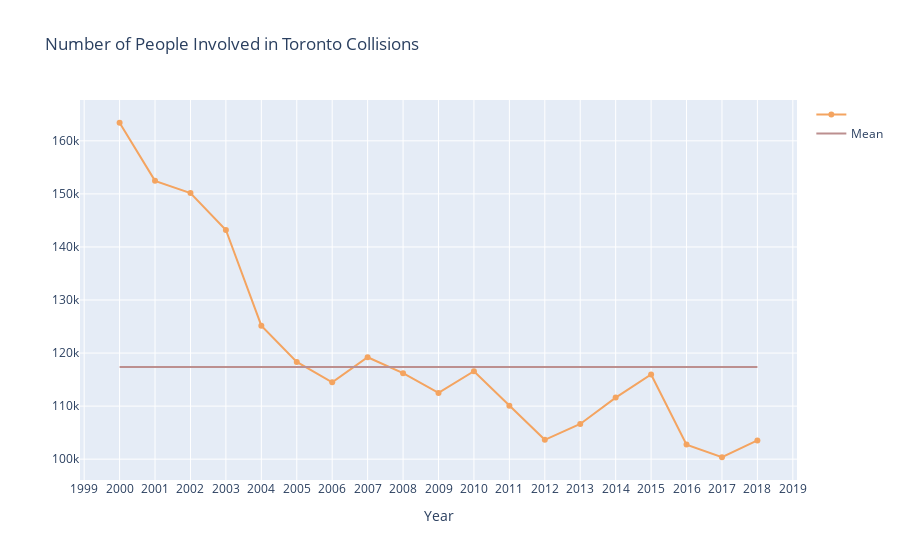

Notebook cell for this chart:
### Code cell
fig = go.Figure()
# Add traces
fig.add_trace(go.Scatter(x=dfE_g[dfE_g['year']!=2019]['year'], y=dfE_g['# involved'], # all years except 2019!
                         mode='lines+markers',
                         name='',
                         line_color='sandybrown'))
dfE_g['mean # involved'] = dfE_g['# involved'].mean()
fig.add_trace(go.Scatter(x=dfE_g[dfE_g['year']!=2019]['year'], y=dfE_g['mean # involved'],  # all years except 2019!
                         mode='lines',
                         name='Mean',
                         line_color='rosybrown'))
fig.update_layout(title='Number of People Involved in Toronto Collisions',
                  xaxis=dict(
                      title='Year',
                      tickmode = 'linear',
                      tick0 = 2000,
                      dtick = 1), 
                  yaxis=dict(
                      title='',
                      tickmode = 'linear',
                      tick0 = 60000,
                      dtick = 10000))
fig.show()

### Figure 1 — Plotly figure (JSON) as saved in the notebook; plotly's stock layout.template omitted (floating-point values rounded to 4 significant figures)
{"data": [{"name": "", "mode": "lines+markers", "y": [163410, 152461, 150161, 143195, 125153, 118332, 114488, 119209, 116204, 112487, 116574, 110071, 103646, 106640, 111605, 115969, 102742, 100362, 103527, 60762], "x": [2000, 2001, 2002, 2003, 2004, 2005, 2006, 2007, 2008, 2009, 2010, 2011, 2012, 2013, 2014, 2015, 2016, 2017, 2018], "line": {"color": "sandybrown"}, "type": "scatter"}, {"name": "Mean", "mode": "lines", "y": [117300.0, 117300.0, 117300.0, 117300.0, 117300.0, 117300.0, 117300.0, 117300.0, 117300.0, 117300.0, 117300.0, 117300.0, 117300.0, 117300.0, 117300.0, 117300.0, 117300.0, 117300.0, 117300.0, 117300.0], "x": [2000, 2001, 2002, 2003, 2004, 2005, 2006, 2007, 2008, 2009, 2010, 2011, 2012, 2013, 2014, 2015, 2016, 2017, 2018], "line": {"color": "rosybrown"}, "type": "scatter"}], "layout": {"yaxis": {"tick0": 60000, "tickmode": "linear", "dtick": 10000, "title": {"text": ""}}, "xaxis": {"tick0": 2000, "tickmode": "linear", "dtick": 1, "title": {"text": "Year"}}, "title": {"text": "Number of People Involved in Toronto Collisions"}}}
